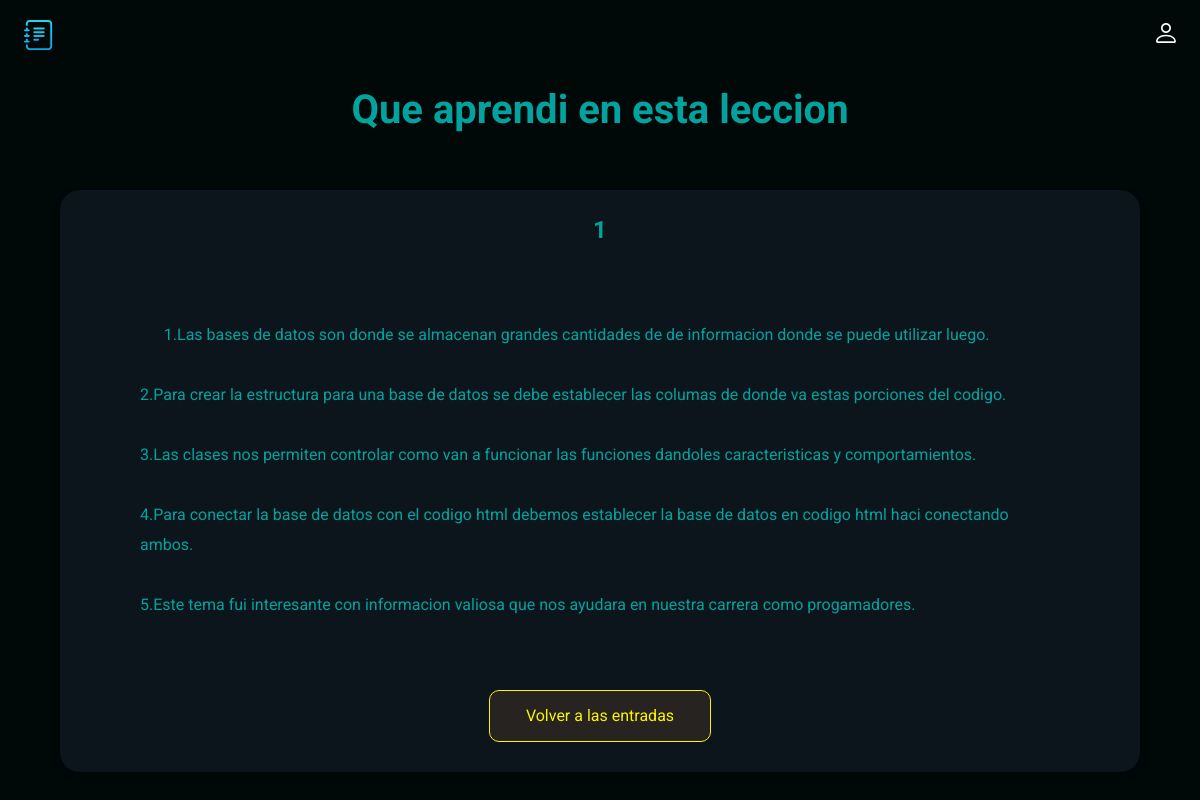
/card/1, run on the app's committed database.
### main.py (models this page shows, shortened)
class Card(db.Model):
    id = db.Column(db.Integer, primary_key=True)
    title = db.Column(db.String(100), nullable=False)
    subtitle = db.Column(db.String(300), nullable=False)
    text = db.Column(db.Text, nullable=False)

### main.py (the view)
@app.route('/card/<int:id>')
def card(id):
    card = Card.query.get(id)
    return render_template('card.html', card=card)

### templates/card.html (shortened to what this page needs)
<!doctype html>
<html lang="en">
<head>
  <link rel="stylesheet" href="../static/css/style.css">
</head>
<body>
  <header class="header">
    <img src="../static/img/logo.svg" alt="logo" width="30" height="30">
    <ul class="main-list">
        <li class="list__item">
          <a href="">
            <img src="../static/img/login.svg" alt="login" width="20" height="20">
          </a>
    </ul>
  </header>
  <main class="main">
    {% block content %}
    <h1 class="main__title">{{card.title}}</h1>
    <div class="main__block">
      <h2 class="main__subtitle">{{card.subtitle}}</h2>
      <div class="main__text">
      {{card.text}}
      </div>
      <a class="main__link" href="/">Volver a las entradas</a>
    </div>
  </main>
  {% endblock %}
</body>
</html>

### static/css/style.css (style rules this page uses)
body { margin: 0; padding: 0; font-family: 'Roboto', sans-serif; font-size: 16px; line-height: 20px; background-color: #000808; color: #02a39e; }
h1, h2, p { margin: 0; }
img { object-fit: contain; }
a { text-decoration: none; color: inherit; transition: 0.2s; }
ul { list-style: none; margin: 0; padding: 0; }
.header { display: flex; justify-content: space-between; align-items: center; padding: 20px 2%; margin-bottom: 30px; }
.main-list { display: flex; align-items: center; gap: 20px; }
.main__title { font-size: 40px; text-align: center; margin-bottom: 70px; }
.main { padding: 0 5%; }
.main__block { background: rgba(30, 41, 59, 0.4); border-radius: 20px; box-shadow: 0px 4px 10px rgba(0, 0, 0, 0.1); padding: 30px 80px; display: flex; flex-direction: column; align-items: center; }
.main__subtitle { text-align: center; margin-bottom: 50px; }
.main__text { line-height: 30px; margin-bottom: 40px; white-space: pre-wrap; align-self: flex-start; }
.main__link { display: block; border: 1px solid #FBF400; background: #262321; border-radius: 10px; color: #FBF400; padding: 15px 10px; font: inherit; width: 200px; text-align: center; cursor: pointer; transition: 0.2s; }

### data on the page
Card: title "Que aprendi en esta leccion", subtitle "1", text "1.Las bases de datos son donde se almacenan grandes cantidades de de informacion donde se puede utilizar luego. 2.Para crear la estructura para una base de datos se debe establecer las columas de donde va estas porciones del codigo. 3.Las clases nos permiten controlar como van a funcionar las funciones dandoles caracteristicas y comportamientos. 4.Para conectar la base de datos con el codigo html debemos establecer la base de datos en codigo html haci conectando ambos. 5.Este tema fui interesante con informacion valiosa que nos ayudara en nuestra carrera como progamadores."
